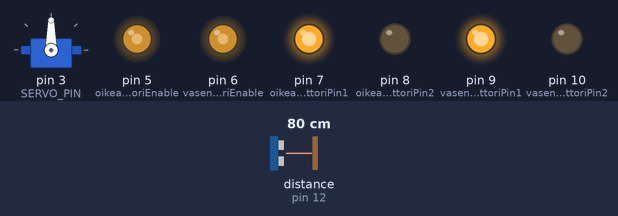
Recording of a sketch running on a simulated Arduino Uno, built with avr-gcc and run on an emulated ATmega328P. Shown: servo, output pins drawn as LEDs (lit = HIGH). Inputs (shaded band) come from the test bench; at power-on: distance to the obstacle (sensor on pin 12) 80 cm. The echo pulse lasts 58.3 µs per cm.

Above: at 1.2 s.
1.3 s: distance to the obstacle (sensor on pin 12) set to 25 cm
2.8 s: distance to the obstacle (sensor on pin 12) set to 21 cm
At 5.7 s:
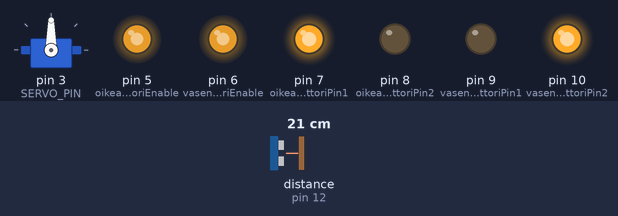
5.8 s: distance to the obstacle (sensor on pin 12) set to 35 cm
At 6.6 s:
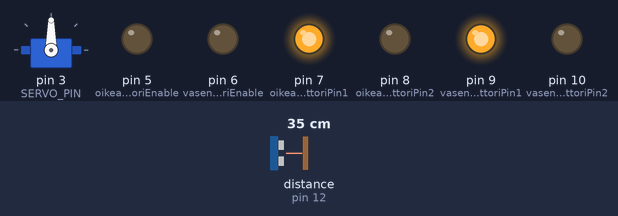
8.3 s: distance to the obstacle (sensor on pin 12) set to 2 cm
At 10.0 s:
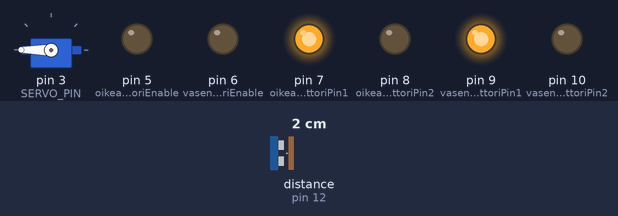
Timing chart, 0 to 12.3 s (numbered marks = the images above; inputs shaded):
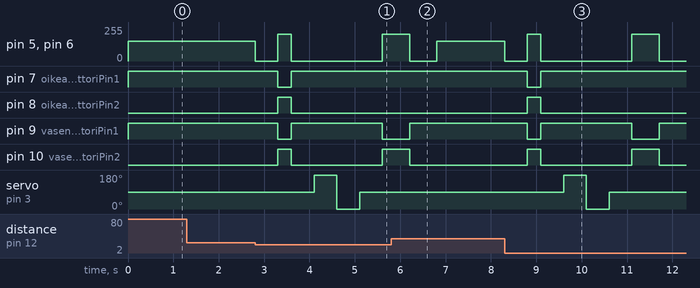

Measured:
- the behaviour switches between 23 and 22 cm on distance to the obstacle (sensor on pin 12) (found by bisection; images 0 and 1)
- after the input at 1.3 s, every drawn part: stays the same
- after the input at 2.8 s, pin 5 (oikeaMoottoriEnable), pin 6 (vasenMoottoriEnable): 150/255 → 0/255 at once, → 200/255 0.50 s later, → 0/255 0.30 s later, → 200/255 2.0 s later
- after the input at 5.8 s, pin 7 (oikeaMoottoriPin1): stays HIGH (without the input it goes to LOW after 1.5 s); pin 8 (oikeaMoottoriPin2): stays LOW (without the input it goes to HIGH after 1.5 s)
- after the input at 8.3 s, pin 5 (oikeaMoottoriEnable), pin 6 (vasenMoottoriEnable): goes 0/255 0.50 s, 200/255 0.30 s, 0/255 2.0 s, 200/255 0.60 s, then 0/255, starting at once

The sketch:

estetunnistava_auto_koodi.ino
```cpp
#include <Servo.h>
#include <NewPing.h>

#define SERVO_PIN 3
#define ULTRA_AANI_ANTURI_TRIG 11
#define ULTRA_AANI_ANTURI_ECHO 12
#define MAKS_NORMAALI_MOOTTORI_NOPEUS 150
#define MAKS_MOOTTORI_SAATO_NOPEUS 200
#define TARKISTETTAVA_ETAISYYS 23

// Oikea moottori
const int oikeaMoottoriEnable = 5;
const int oikeaMoottoriPin1 = 7;
const int oikeaMoottoriPin2 = 8;

// Vasen moottori
const int vasenMoottoriEnable = 6;
const int vasenMoottoriPin1 = 9;
const int vasenMoottoriPin2 = 10;

NewPing ultraAaniAnturi(ULTRA_AANI_ANTURI_TRIG, ULTRA_AANI_ANTURI_ECHO, 400);
Servo minunServo;

void setup()
{
  pinMode(oikeaMoottoriEnable, OUTPUT);
  pinMode(oikeaMoottoriPin1, OUTPUT);
  pinMode(oikeaMoottoriPin2, OUTPUT);

  pinMode(vasenMoottoriEnable, OUTPUT);
  pinMode(vasenMoottoriPin1, OUTPUT);
  pinMode(vasenMoottoriPin2, OUTPUT);

  minunServo.attach(SERVO_PIN);
  minunServo.write(90);
  pyoritaMoottoria(0, 0);
}

void loop()
{

  int etaisyys = ultraAaniAnturi.ping_cm();

  // Jos etäisyys on 30 cm sisällä, säädä moottorin suuntaa
  if (etaisyys > 0 && etaisyys < TARKISTETTAVA_ETAISYYS)
  {
    // Pysäytä moottorit
    pyoritaMoottoria(0, 0);
    delay(500);

    // Käännä moottoreita taaksepäin
    pyoritaMoottoria(-MAKS_MOOTTORI_SAATO_NOPEUS, -MAKS_MOOTTORI_SAATO_NOPEUS);
    delay(300);

    // Pysäytä moottorit
    pyoritaMoottoria(0, 0);
    delay(500);

    // Käännä servoa vasemmalle
    minunServo.write(180);
    delay(500);

    // Lue vasemman puolen etäisyys ultraäänianturilla
    int vasenEtaisyys = ultraAaniAnturi.ping_cm();

    // Käännä servoa oikealle
    minunServo.write(0);
    delay(500);

    // Lue oikean puolen etäisyys ultraäänianturilla
    int oikeaEtaisyys = ultraAaniAnturi.ping_cm();

    // Palauta servo keskelle
    minunServo.write(90);
    delay(500);

    // Vertaa vasemman ja oikean puolen etäisyyksiä ja päätä kumpaan suuntaan kääntyä
    if (vasenEtaisyys == 0 )
    {
      pyoritaMoottoria(MAKS_MOOTTORI_SAATO_NOPEUS, -MAKS_MOOTTORI_SAATO_NOPEUS);
      delay(600);
    }
    else if (oikeaEtaisyys == 0 )
    {
      pyoritaMoottoria(-MAKS_MOOTTORI_SAATO_NOPEUS, MAKS_MOOTTORI_SAATO_NOPEUS);
      delay(600);
    }
    else if (vasenEtaisyys >= oikeaEtaisyys)
    {
      pyoritaMoottoria(MAKS_MOOTTORI_SAATO_NOPEUS, -MAKS_MOOTTORI_SAATO_NOPEUS);
      delay(600);
    }
    else
    {
      pyoritaMoottoria(-MAKS_MOOTTORI_SAATO_NOPEUS, MAKS_MOOTTORI_SAATO_NOPEUS);
      delay(600);
    }
    // Pysäytä moottorit ennen uuden silmukan alkua
    pyoritaMoottoria(0, 0);
    delay(600);
  }
  // Jos ei ole esteitä, aja eteenpäin normaalilla nopeudella
  else
  {
    pyoritaMoottoria(MAKS_NORMAALI_MOOTTORI_NOPEUS, MAKS_NORMAALI_MOOTTORI_NOPEUS);
  }
}

// Aliohjelma moottorin pyörittämiseen
void pyoritaMoottoria(int oikeaMoottoriNopeus, int vasenMoottoriNopeus)
{
  // Aseta oikean moottorin pyörimissuunta
  if (oikeaMoottoriNopeus < 0)
  {
    digitalWrite(oikeaMoottoriPin1, LOW);
    digitalWrite(oikeaMoottoriPin2, HIGH);
  }
  else if (oikeaMoottoriNopeus >= 0)
  {
    digitalWrite(oikeaMoottoriPin1, HIGH);
    digitalWrite(oikeaMoottoriPin2, LOW);
  }

  // Aseta vasemman moottorin pyörimissuunta
  if (vasenMoottoriNopeus < 0)
  {
    digitalWrite(vasenMoottoriPin1, LOW);
    digitalWrite(vasenMoottoriPin2, HIGH);
  }
  else if (vasenMoottoriNopeus >= 0)
  {
    digitalWrite(vasenMoottoriPin1, HIGH);
    digitalWrite(vasenMoottoriPin2, LOW);
  }

  // Aseta oikean ja vasemman moottorin nopeus käyttäen PWM:ää (Pulssinleveysmodulaatio)
  analogWrite(oikeaMoottoriEnable, abs(oikeaMoottoriNopeus));
  analogWrite(vasenMoottoriEnable, abs(vasenMoottoriNopeus));
}
```
